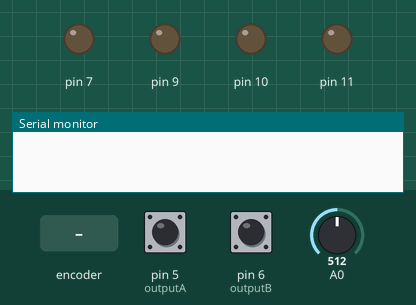
Recording of a sketch running on a simulated Arduino Uno, built with avr-gcc and run on an emulated ATmega328P. On the bench: output pins drawn as LEDs (lit = HIGH), the last lines printed to the serial monitor. Inputs (shaded band) come from the test bench; at power-on: A0 = 512, pin 5 (outputA) HIGH, pin 6 (outputB) HIGH.

Above: at 1.2 s.
1.3 s: rotary encoder on pin 5 (outputA) / pin 6 (outputB) turned 3 steps (first pin leading)
At 2.1 s:
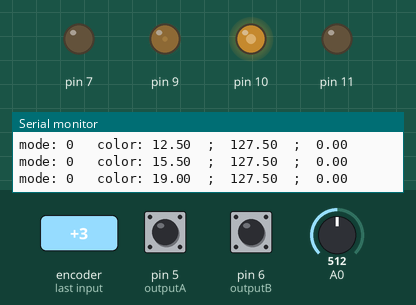
4.3 s: A0 set to 30
Timing chart, 0 to 7.3 s (numbered marks = the images above; inputs shaded):
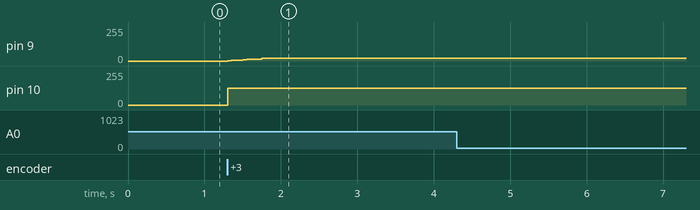

The sketch:

RGB_light_switch_new.ino
```cpp
#define outputA 5
#define outputB 6
int lastcounter = 0;
int counter = 0;
int aState;
int aLastState;
int r, g, b,rv,gv,bv;
float factor=0.5;
int mode;
int a;
void setup() {
  pinMode (outputA, INPUT);
  pinMode (outputB, INPUT);
  pinMode (7, OUTPUT);
  Serial.begin (115200);
  // Reads the initial state of the outputA
  aLastState = digitalRead(outputA);
  r = 0;
  g = 40;
  b = 0;
}
void loop() {
  aState = digitalRead(outputA);
  if (aState != aLastState) {
    if (digitalRead(outputB) != aState) {
      counter ++;
    } else {
      counter --;
    }
   //Serial.print(counter);Serial.print("   ");
   //counter=counter/2;
   if (mode==0) colorchange();
   if (mode==1){colordim();}
  }
  aLastState = aState;
a=analogRead(0); //for the swith
if ( a<40 && mode==0){mode=1;Serial.print("Mode");Serial.println(mode);while (analogRead(0)<500){};a=analogRead(0);}
if ( a<40 && mode==1){mode=2;Serial.print("Mode");Serial.println(mode);while (analogRead(0)<500){};a=analogRead(0);}
if ( a<40 && mode==2){mode=3;Serial.print("Mode");Serial.println(mode);while (analogRead(0)<500){};a=analogRead(0);}
if ( a<40 && mode==3){mode=0;Serial.print("Mode");Serial.println(mode);while (analogRead(0)<500){};a=analogRead(0);}
}

void colorchange() {


  if (counter > lastcounter && r < 40 && g == 40 && b == 0 ) {r ++;}
  if (counter > lastcounter && r == 40 && g <= 40 && b == 0 && g > 0) {g--;}
  if (counter > lastcounter && r == 40 && g == 0 && b < 40 ) {b++;}
  if (counter > lastcounter && r <= 40 && g == 0 && b == 40 && r > 0) {r--;}
  if (counter > lastcounter && r == 0 && g < 40 && b == 40 ) {g++;}
  if (counter > lastcounter && r == 0 && g == 40 && b <= 40 && b > 0 ) {b--;}
  /*******************/

  if (counter < lastcounter && r <= 40 && g == 40 && b == 0 && r > 0 ) {r --;}
  if (counter < lastcounter && r == 40 && g < 40 && b == 0 ) {g++;}
  if (counter < lastcounter && r == 40 && g == 0 && b <= 40 && b > 0 ) {b--;}
  if (counter < lastcounter && r < 40 && g == 0 && b == 40 ) {r++;}
  if (counter < lastcounter && r == 0 && g <= 40 && b == 40 && g > 0 ) {g--;}
  if (counter < lastcounter && r == 0 && g == 40 && b < 40  ) {b++;}


  rv = map(r, 0, 40, 0, 255);
  gv = map(g, 0, 40, 0, 255);
  bv = map(b, 0, 40, 0, 255);
  Serial.print("mode: ");
  Serial.print(mode);
  Serial.print("   ");
  Serial.print("color: ");
  Serial.print(rv*factor);
  Serial.print("  ;  ");
  Serial.print(gv*factor);
  Serial.print("  ;  ");
  Serial.println(bv*factor);

  analogWrite(9, rv*factor);
  analogWrite(10, gv*factor);
  analogWrite(11, bv*factor);
  lastcounter = counter;
}
void colordim(){


  if (counter < lastcounter && factor>0){factor=factor-0.025;}
 if (counter > lastcounter&& rv*(factor+0.025)<255&&gv*(factor+0.025)<255&&bv*(factor+0.025)<255){factor=factor+0.025;}

  Serial.print("mode: ");
  Serial.print(mode);
  Serial.print("   ");
  Serial.print("color: ");
  Serial.print(rv*factor);
  Serial.print("  ;  ");
  Serial.print(gv*factor);
  Serial.print("  ;  ");
  Serial.println(bv*factor);

 analogWrite(9, rv*factor);
  analogWrite(10, gv*factor);
  analogWrite(11, bv*factor);
  lastcounter = counter;
}
```

Measured:
- after the input at 1.3 s, pin 9: 0/255 → 6/255 at once, → 12/255 0.20 s later, → 19/255 0.20 s later; pin 10: 0/255 → 127/255 at once
